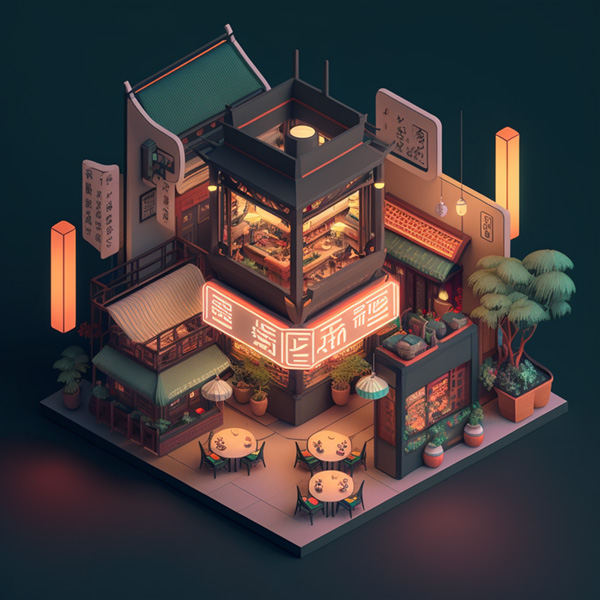
#> input picture OpenCv Lvl-3 Basic Operations/1.jpg, 600 x 600 px
$ jupyter execute basic-operations.ipynb
#> lines starting #> are read from the running program, lines starting #| are printed output that depends on the picture
[cell 1]
import cv2

[cell 2]
img = cv2.imread('1.jpg')
#> img is the input picture: shape (600, 600, 3); mean B, G, R 59.5, 58.7, 66.1

cv2.imshow("Image", img)
cv2.waitKey(0)

[cell 3]
img.shape
#> Out = (600, 600, 3)

[cell 4]
resized_img = cv2.resize(img, (300,300))   #width and height
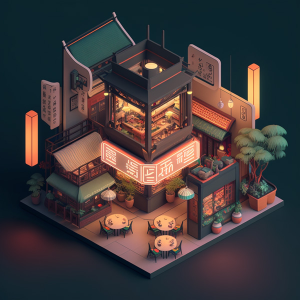
#> resized_img: shape (300, 300, 3); mean B, G, R 59.6, 58.8, 66.1
resized_img.shape
#> Out = (300, 300, 3)

[cell 5]
cv2.imshow("Image", resized_img)
cv2.waitKey(0)

[cell 6]
#crop

[cell 7]
img_cropped = img[100:500, 100:500]   #pixel in row from 100 to 500, column from 100 to 500
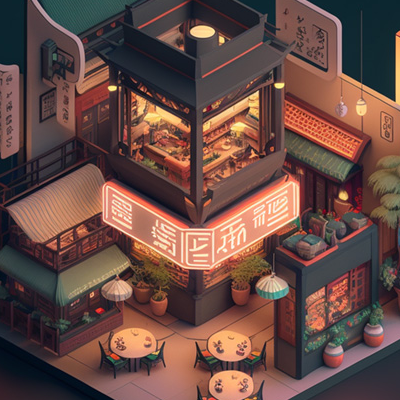
#> img_cropped: shape (400, 400, 3); mean B, G, R 69.4, 75.9, 104.9
img_cropped.shape
#> Out = (400, 400, 3)
